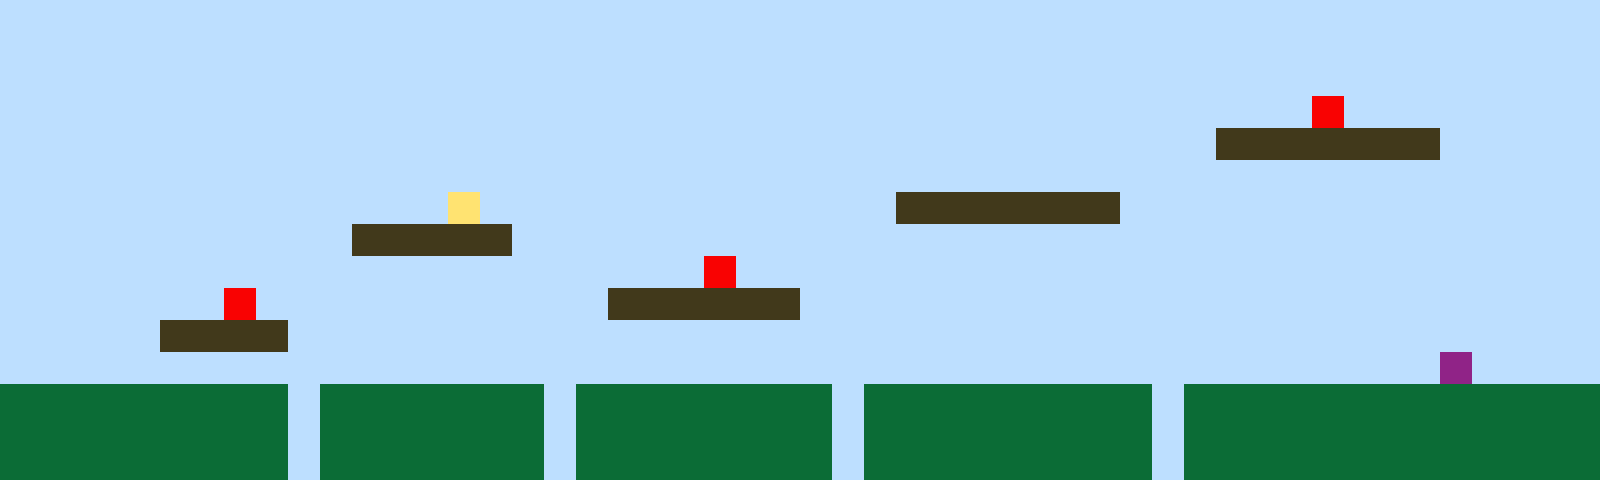

This game map was drawn from its Tiled (.tmx) file and the tilesets committed beside it. A one-line description and the full map source follow:
An orthogonal 50x15 tile map with 32x32 px tiles, 1 tile layer (Tile Layer 1).

<map version="1.10" tiledversion="1.11.2" orientation="orthogonal" renderorder="right-up" width="50" height="15" tilewidth="32" tileheight="32" infinite="0" nextlayerid="2" nextobjectid="1"><editorsettings><export target="map1.csv" format="csv" /></editorsettings><tileset firstgid="1" name="sprites" tilewidth="32" tileheight="32" tilecount="6" columns="3"><image source="sprites.png" width="96" height="64" /></tileset><layer id="1" name="Tile Layer 1" width="50" height="15"><data encoding="csv">1,1,1,1,1,1,1,1,1,1,1,1,1,1,1,1,1,1,1,1,1,1,1,1,1,1,1,1,1,1,1,1,1,1,1,1,1,1,1,1,1,1,1,1,1,1,1,1,1,1,1,1,1,1,1,1,1,1,1,1,1,1,1,1,1,1,1,1,1,1,1,1,1,1,1,1,1,1,1,1,1,1,1,1,1,1,1,1,1,1,1,1,1,1,1,1,1,1,1,1,1,1,1,1,1,1,1,1,1,1,1,1,1,1,1,1,1,1,1,1,1,1,1,1,1,1,1,1,1,1,1,1,1,1,1,1,1,1,1,1,1,1,1,1,1,1,1,1,1,1,1,1,1,1,1,1,1,1,1,1,1,1,1,1,1,1,1,1,1,1,1,1,1,1,1,1,1,1,1,1,1,1,1,1,1,1,1,1,1,1,1,5,1,1,1,1,1,1,1,1,1,1,1,1,1,1,1,1,1,1,1,1,1,1,1,1,1,1,1,1,1,1,1,1,1,1,1,1,1,1,1,1,1,1,1,1,1,1,3,3,3,3,3,3,3,1,1,1,1,1,1,1,1,1,1,1,1,1,1,1,1,1,1,1,1,1,1,1,1,1,1,1,1,1,1,1,1,1,1,1,1,1,1,1,1,1,1,1,1,1,1,1,1,1,1,1,1,1,1,1,1,1,1,1,1,1,1,1,1,1,1,1,1,1,4,1,1,1,1,1,1,1,1,1,1,1,1,1,3,3,3,3,3,3,3,1,1,1,1,1,1,1,1,1,1,1,1,1,1,1,1,1,1,1,1,1,1,1,1,1,1,3,3,3,3,3,1,1,1,1,1,1,1,1,1,1,1,1,1,1,1,1,1,1,1,1,1,1,1,1,1,1,1,1,1,1,1,1,1,1,1,1,1,1,1,1,1,1,1,1,1,1,1,1,1,1,1,1,1,1,1,1,5,1,1,1,1,1,1,1,1,1,1,1,1,1,1,1,1,1,1,1,1,1,1,1,1,1,1,1,1,1,1,1,1,1,1,5,1,1,1,1,1,1,1,1,1,1,1,3,3,3,3,3,3,1,1,1,1,1,1,1,1,1,1,1,1,1,1,1,1,1,1,1,1,1,1,1,1,1,1,1,1,1,1,3,3,3,3,1,1,1,1,1,1,1,1,1,1,1,1,1,1,1,1,1,1,1,1,1,1,1,1,1,1,1,1,1,1,1,1,1,1,1,1,1,1,1,1,1,1,1,1,1,1,1,1,1,1,1,1,1,1,1,1,1,1,1,1,1,1,1,1,1,1,1,1,1,1,1,1,1,1,1,1,1,1,1,1,1,1,1,1,1,1,6,1,1,1,1,2,2,2,2,2,2,2,2,2,1,2,2,2,2,2,2,2,1,2,2,2,2,2,2,2,2,1,2,2,2,2,2,2,2,2,2,1,2,2,2,2,2,2,2,2,2,2,2,2,2,2,2,2,2,2,2,2,2,2,1,2,2,2,2,2,2,2,1,2,2,2,2,2,2,2,2,1,2,2,2,2,2,2,2,2,2,1,2,2,2,2,2,2,2,2,2,2,2,2,2,2,2,2,2,2,2,2,2,2,1,2,2,2,2,2,2,2,1,2,2,2,2,2,2,2,2,1,2,2,2,2,2,2,2,2,2,1,2,2,2,2,2,2,2,2,2,2,2,2,2</data></layer></map>
